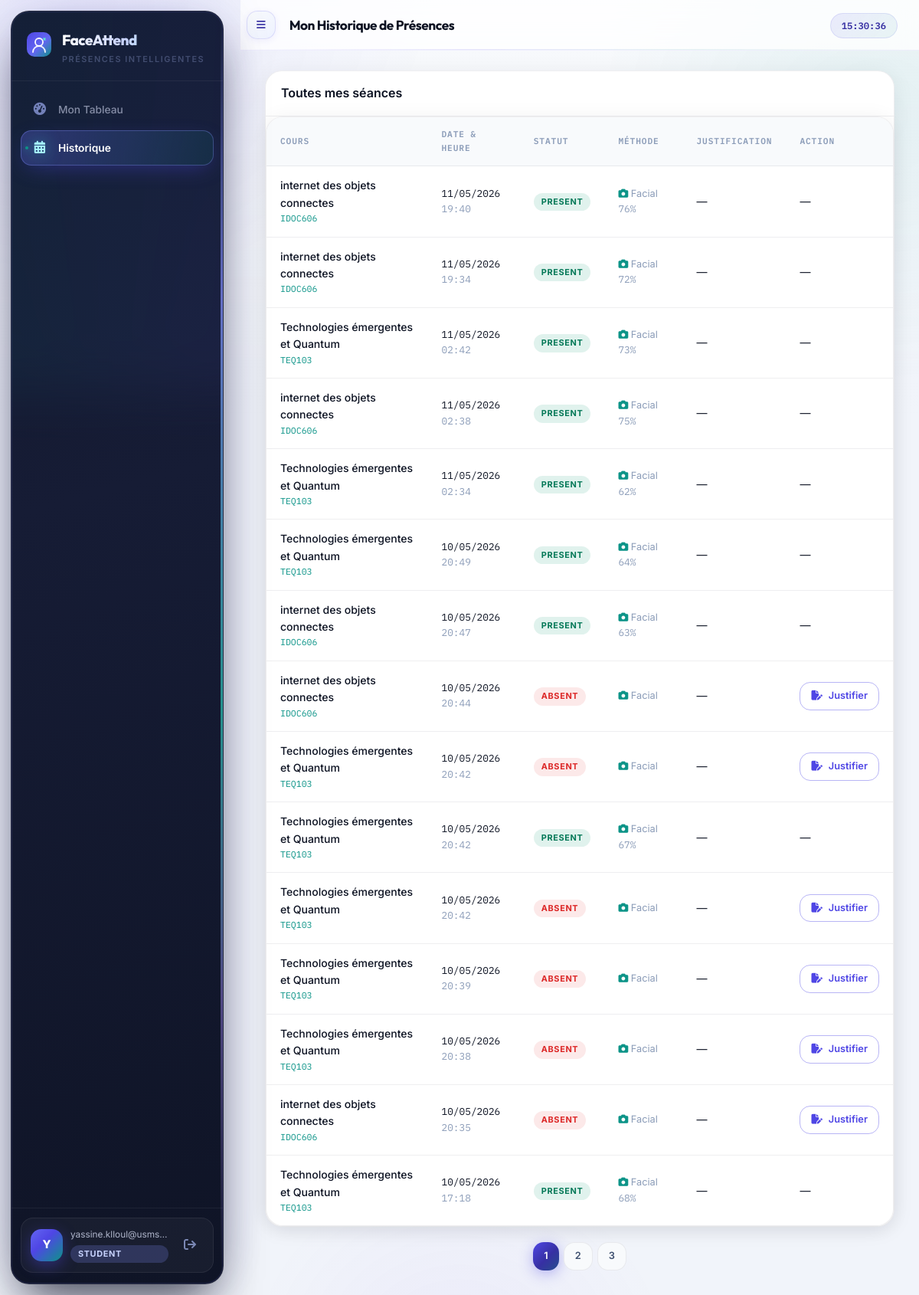
Page /student/history (signed in) on the earlier database version.
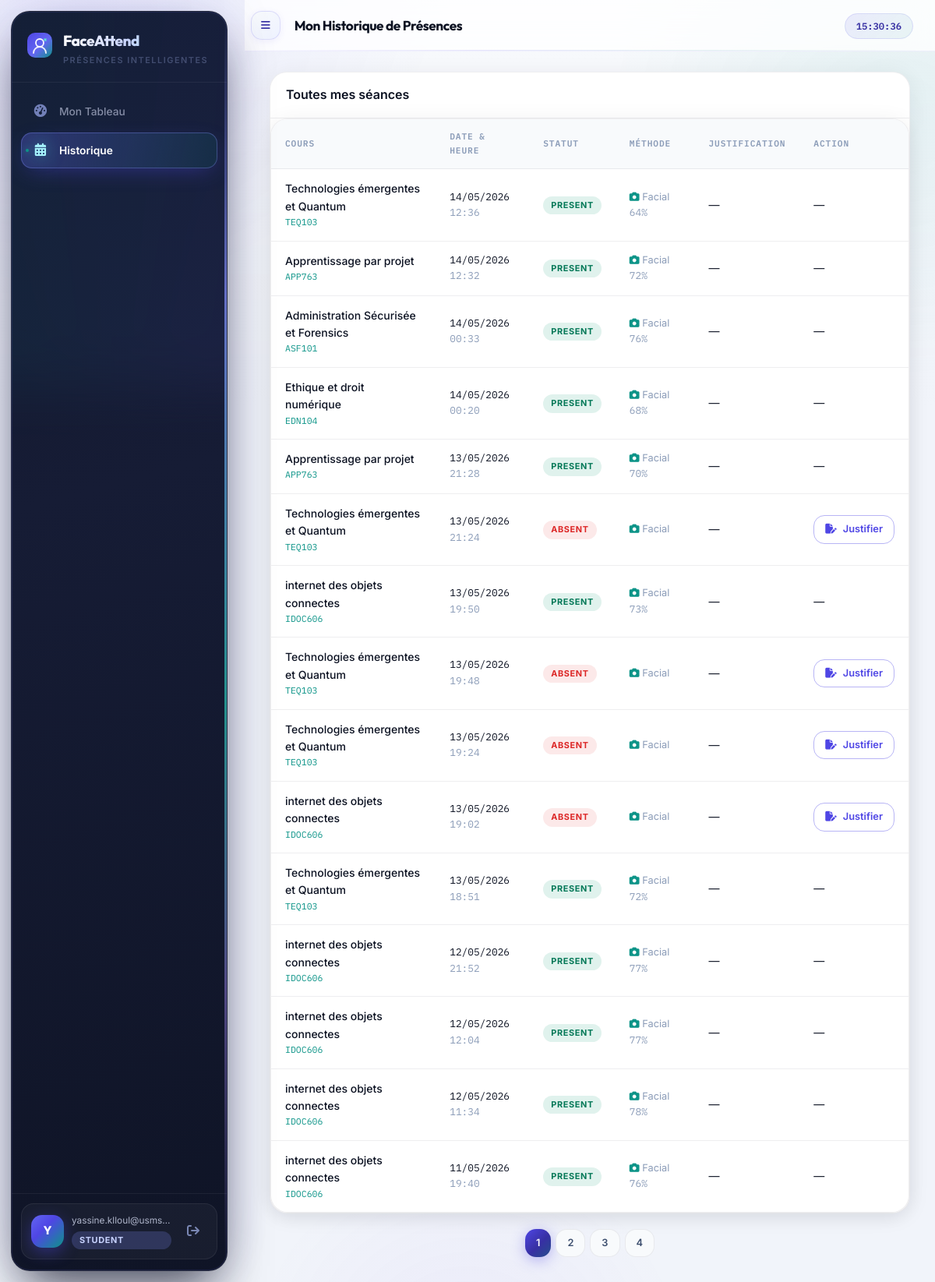
Same page on the later database version.
### app/models/__init__.py (models this page shows, shortened)
class Attendance(db.Model):
    __tablename__ = "attendances"
    ___table_args__ = (
    db.UniqueConstraint("session_id", "student_id"),
    db.Index("ix_att_session_id", "session_id"),
    db.Index("ix_att_student_id", "student_id"),
    db.Index("ix_att_status",     "status"),
)
    id           = db.Column(db.Integer, primary_key=True)
    session_id   = db.Column(db.Integer, db.ForeignKey("sessions.id"))
    student_id   = db.Column(db.Integer, db.ForeignKey("students.id"))
    status       = db.Column(db.Enum(AttendanceStatus), default=AttendanceStatus.ABSENT)
    detected_at  = db.Column(db.DateTime)
    confidence   = db.Column(db.Float)         # Score de similarité faciale
    method       = db.Column(db.String(20), default="face")  # face | manual
    session = db.relationship("Session",  back_populates="attendances")
    student = db.relationship("Student",  back_populates="attendances")
    justification = db.relationship("Justification", back_populates="attendance", uselist=False)

class Course(db.Model):
    __tablename__ = "courses"
    id          = db.Column(db.Integer, primary_key=True)
    teacher_id  = db.Column(db.Integer, db.ForeignKey("teachers.id"))
    name        = db.Column(db.String(150), nullable=False)
    code        = db.Column(db.String(20), unique=True, nullable=False)
    description = db.Column(db.Text)
    credits     = db.Column(db.Integer, default=3)
    room        = db.Column(db.String(50))
    is_active   = db.Column(db.Boolean, default=True)
    teacher     = db.relationship("Teacher", back_populates="courses")
    sessions    = db.relationship("Session", back_populates="course", lazy="dynamic")
    enrollments = db.relationship("Enrollment", back_populates="course", lazy="dynamic")

class Session(db.Model):
    __tablename__ = "sessions"
    id           = db.Column(db.Integer, primary_key=True)
    course_id    = db.Column(db.Integer, db.ForeignKey("courses.id"))
    started_at   = db.Column(db.DateTime, nullable=False)
    ended_at     = db.Column(db.DateTime)
    room         = db.Column(db.String(50))
    is_closed    = db.Column(db.Boolean, default=False)
    late_threshold_minutes = db.Column(db.Integer, default=15)
    course      = db.relationship("Course", back_populates="sessions")
    attendances = db.relationship("Attendance", back_populates="session", lazy="dynamic")

### app/api/student.py (the view)
@student_bp.route("/history")
@student_required
def history():
    student    = Student.query.filter_by(user_id=current_user.id).first_or_404()
    page       = request.args.get("page", 1, type=int)
    course_id  = request.args.get("course_id", type=int)
    query      = Attendance.query.filter_by(student_id=student.id)
    if course_id:
        from app.models import Session
        query = query.join(Session).filter(Session.course_id == course_id)
    pagination = query.order_by(Attendance.id.desc()).paginate(page=page, per_page=15)
    return render_template("student/history.html",
                           student=student, pagination=pagination)

### app/api/student.py (called while the page is built)
def student_required(f):
    @wraps(f)
    @login_required
    def decorated(*args, **kwargs):
        if current_user.role not in (RoleEnum.STUDENT, RoleEnum.ADMIN):
            flash("Accès étudiants uniquement.", "danger")
            return redirect(url_for("auth.login"))
        return f(*args, **kwargs)
    return decorated

### frontend/templates/student/history.html (shortened to what this page needs)
{% extends "base.html" %}
{% block page_title %}Mon Historique de Présences{% endblock %}
{% block content %}
<div class="card" style="padding:0">
  <div style="padding:16px 20px;border-bottom:1px solid var(--border-2)">
    <span style="font-weight:600">Toutes mes séances</span>
  </div>
  <div class="table-wrap">
    <table>
      <thead>
        <tr><th>Cours</th><th>Date & heure</th><th>Statut</th><th>Méthode</th><th>Justification</th><th>Action</th></tr>
      </thead>
      <tbody>
        {% for att in pagination.items %}
        <tr>
          <td>
            <div style="font-weight:500;font-size:.875rem">{{ att.session.course.name }}</div>
            <div style="font-family:var(--font-mono);font-size:.72rem;color:var(--accent-2)">{{ att.session.course.code }}</div>
          </td>
          <td style="font-family:var(--font-mono);font-size:.8rem">
            {{ att.session.started_at.strftime('%d/%m/%Y') }}<br>
            <span style="color:var(--text-3)">{{ att.session.started_at.strftime('%H:%M') }}</span>
          </td>
          <td><span class="badge badge--{{ att.status.value }}">{{ att.status.value|capitalize }}</span></td>
          <td style="color:var(--text-3);font-size:.8rem">
            {% if att.method == 'face' %}
              <i class="fas fa-camera" style="color:var(--accent-2)"></i> Facial
              {% if att.confidence %}<span style="font-family:var(--font-mono)"> {{ (att.confidence*100)|round|int }}%</span>{% endif %}
            {% elif att.method == 'manual' %}
              <i class="fas fa-pen"></i> Manuel
            {% else %}—{% endif %}
          </td>
          <td>
            {% if att.justification %}
              <span class="badge badge--{% if att.justification.status.value == 'approved' %}present{% elif att.justification.status.value == 'rejected' %}absent{% else %}teacher{% endif %}">
                {{ att.justification.status.value|capitalize }}
              </span>
            {% else %}—{% endif %}
          </td>
          <td>
            {% if att.status.value == 'absent' and not att.justification %}
            <a href="{{ url_for('student.justify', attendance_id=att.id) }}" class="btn btn--sm btn--outline">
              <i class="fas fa-file-pen"></i> Justifier
            </a>
            {% else %}—{% endif %}
          </td>
        </tr>
        {% else %}
        <tr><td colspan="6" style="text-align:center;color:var(--text-3);padding:40px">Aucune séance.</td></tr>
        {% endfor %}
      </tbody>
    </table>
  </div>
</div>
{% if pagination.pages > 1 %}
<div style="display:flex;justify-content:center;gap:6px;margin-top:20px">
  {% for page_num in pagination.iter_pages() %}
    {% if page_num %}
      <a href="?page={{ page_num }}" class="btn btn--sm {% if page_num == pagination.page %}btn--primary{% else %}btn--ghost{% endif %}">{{ page_num }}</a>
    {% else %}
      <span style="color:var(--text-3);padding:6px">…</span>
    {% endif %}
  {% endfor %}
</div>
{% endif %}
{% endblock %}

Differences in the rows shown:
no longer on this page (row unchanged): Attendance: session.course.name "internet des objets connectes", session.course.code "IDOC606", session.started_at "11/05/2026", session.started_at "19:34", status.value "PRESENT", (att.confidence*100)|round|int "72"
no longer on this page (row unchanged): Attendance: session.course.name "Technologies émergentes et Quantum", session.course.code "TEQ103", session.started_at "11/05/2026", session.started_at "02:42", status.value "PRESENT", (att.confidence*100)|round|int "73"
no longer on this page (row unchanged): Attendance: session.course.name "internet des objets connectes", session.course.code "IDOC606", session.started_at "11/05/2026", session.started_at "02:38", status.value "PRESENT", (att.confidence*100)|round|int "75"
no longer on this page (row unchanged): Attendance: session.course.name "Technologies émergentes et Quantum", session.course.code "TEQ103", session.started_at "11/05/2026", session.started_at "02:34", status.value "PRESENT", (att.confidence*100)|round|int "62"
no longer on this page (row unchanged): Attendance: session.course.name "Technologies émergentes et Quantum", session.course.code "TEQ103", session.started_at "10/05/2026", session.started_at "20:49", status.value "PRESENT", (att.confidence*100)|round|int "64"
no longer on this page (row unchanged): Attendance: session.course.name "internet des objets connectes", session.course.code "IDOC606", session.started_at "10/05/2026", session.started_at "20:47", status.value "PRESENT", (att.confidence*100)|round|int "63"
no longer on this page (row unchanged): Attendance: session.course.name "internet des objets connectes", session.course.code "IDOC606", session.started_at "10/05/2026", session.started_at "20:44", status.value "ABSENT", method "face" (drawn)
no longer on this page (row unchanged): Attendance: session.course.name "Technologies émergentes et Quantum", session.course.code "TEQ103", session.started_at "10/05/2026", session.started_at "20:42", status.value "ABSENT", method "face" (drawn)
no longer on this page (row unchanged): Attendance: session.course.name "Technologies émergentes et Quantum", session.course.code "TEQ103", session.started_at "10/05/2026", session.started_at "20:42", status.value "PRESENT", (att.confidence*100)|round|int "67"
no longer on this page (row unchanged): Attendance: session.course.name "Technologies émergentes et Quantum", session.course.code "TEQ103", session.started_at "10/05/2026", session.started_at "20:42", status.value "ABSENT", method "face" (drawn)
no longer on this page (row unchanged): Attendance: session.course.name "Technologies émergentes et Quantum", session.course.code "TEQ103", session.started_at "10/05/2026", session.started_at "20:39", status.value "ABSENT", method "face" (drawn)
no longer on this page (row unchanged): Attendance: session.course.name "Technologies émergentes et Quantum", session.course.code "TEQ103", session.started_at "10/05/2026", session.started_at "20:38", status.value "ABSENT", method "face" (drawn)
no longer on this page (row unchanged): Attendance: session.course.name "internet des objets connectes", session.course.code "IDOC606", session.started_at "10/05/2026", session.started_at "20:35", status.value "ABSENT", method "face" (drawn)
no longer on this page (row unchanged): Attendance: session.course.name "Technologies émergentes et Quantum", session.course.code "TEQ103", session.started_at "10/05/2026", session.started_at "17:18", status.value "PRESENT", (att.confidence*100)|round|int "68"
added Attendance: session.course.name "Technologies émergentes et Quantum", session.course.code "TEQ103", session.started_at "14/05/2026", session.started_at "12:36", status.value "PRESENT", (att.confidence*100)|round|int "64"
added Attendance: session.course.name "Apprentissage par projet", session.course.code "APP763", session.started_at "14/05/2026", session.started_at "12:32", status.value "PRESENT", (att.confidence*100)|round|int "72"
added Attendance: session.course.name "Administration Sécurisée et Forensics", session.course.code "ASF101", session.started_at "14/05/2026", session.started_at "00:33", status.value "PRESENT", (att.confidence*100)|round|int "76"
added Attendance: session.course.name "Ethique et droit numérique", session.course.code "EDN104", session.started_at "14/05/2026", session.started_at "00:20", status.value "PRESENT", (att.confidence*100)|round|int "68"
added Attendance: session.course.name "Apprentissage par projet", session.course.code "APP763", session.started_at "13/05/2026", session.started_at "21:28", status.value "PRESENT", (att.confidence*100)|round|int "70"
added Attendance: session.course.name "Technologies émergentes et Quantum", session.course.code "TEQ103", session.started_at "13/05/2026", session.started_at "21:24", status.value "ABSENT", method "face" (drawn)
added Attendance: session.course.name "internet des objets connectes", session.course.code "IDOC606", session.started_at "13/05/2026", session.started_at "19:50", status.value "PRESENT", (att.confidence*100)|round|int "73"
added Attendance: session.course.name "Technologies émergentes et Quantum", session.course.code "TEQ103", session.started_at "13/05/2026", session.started_at "19:48", status.value "ABSENT", method "face" (drawn)
added Attendance: session.course.name "Technologies émergentes et Quantum", session.course.code "TEQ103", session.started_at "13/05/2026", session.started_at "19:24", status.value "ABSENT", method "face" (drawn)
added Attendance: session.course.name "internet des objets connectes", session.course.code "IDOC606", session.started_at "13/05/2026", session.started_at "19:02", status.value "ABSENT", method "face" (drawn)
added Attendance: session.course.name "Technologies émergentes et Quantum", session.course.code "TEQ103", session.started_at "13/05/2026", session.started_at "18:51", status.value "PRESENT", (att.confidence*100)|round|int "72"
added Attendance: session.course.name "internet des objets connectes", session.course.code "IDOC606", session.started_at "12/05/2026", session.started_at "21:52", status.value "PRESENT", (att.confidence*100)|round|int "77"
added Attendance: session.course.name "internet des objets connectes", session.course.code "IDOC606", session.started_at "12/05/2026", session.started_at "12:04", status.value "PRESENT", (att.confidence*100)|round|int "77"
added Attendance: session.course.name "internet des objets connectes", session.course.code "IDOC606", session.started_at "12/05/2026", session.started_at "11:34", status.value "PRESENT", (att.confidence*100)|round|int "78"
Other differences:
new list line: "4"
